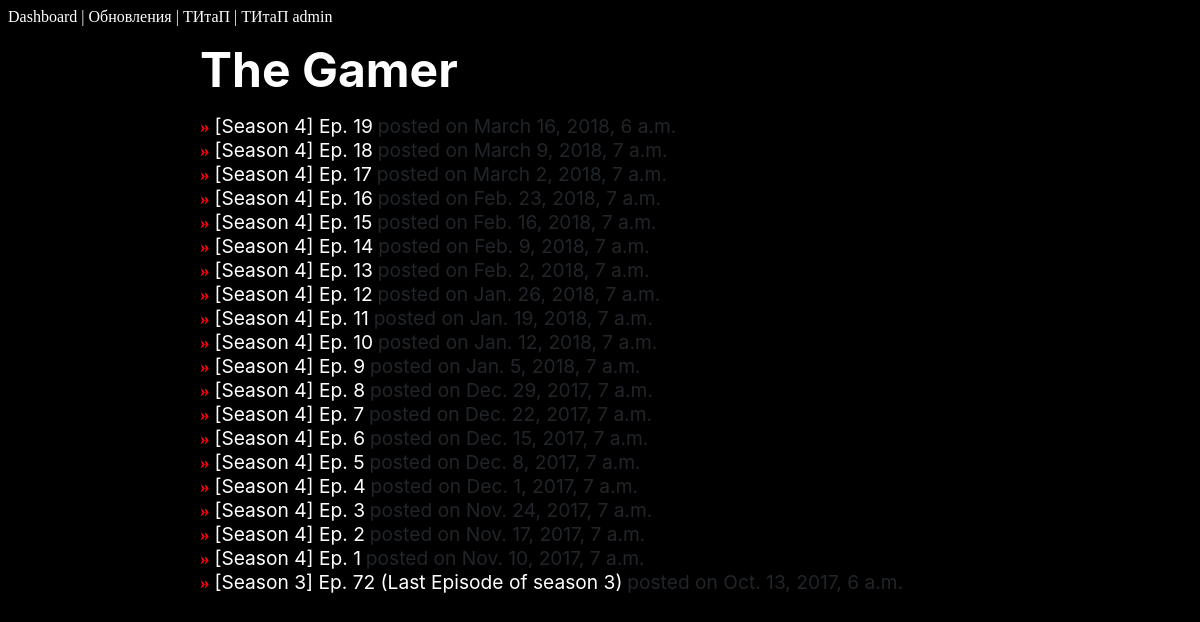
Page /bookUpdates/Gamer on the earlier database version.
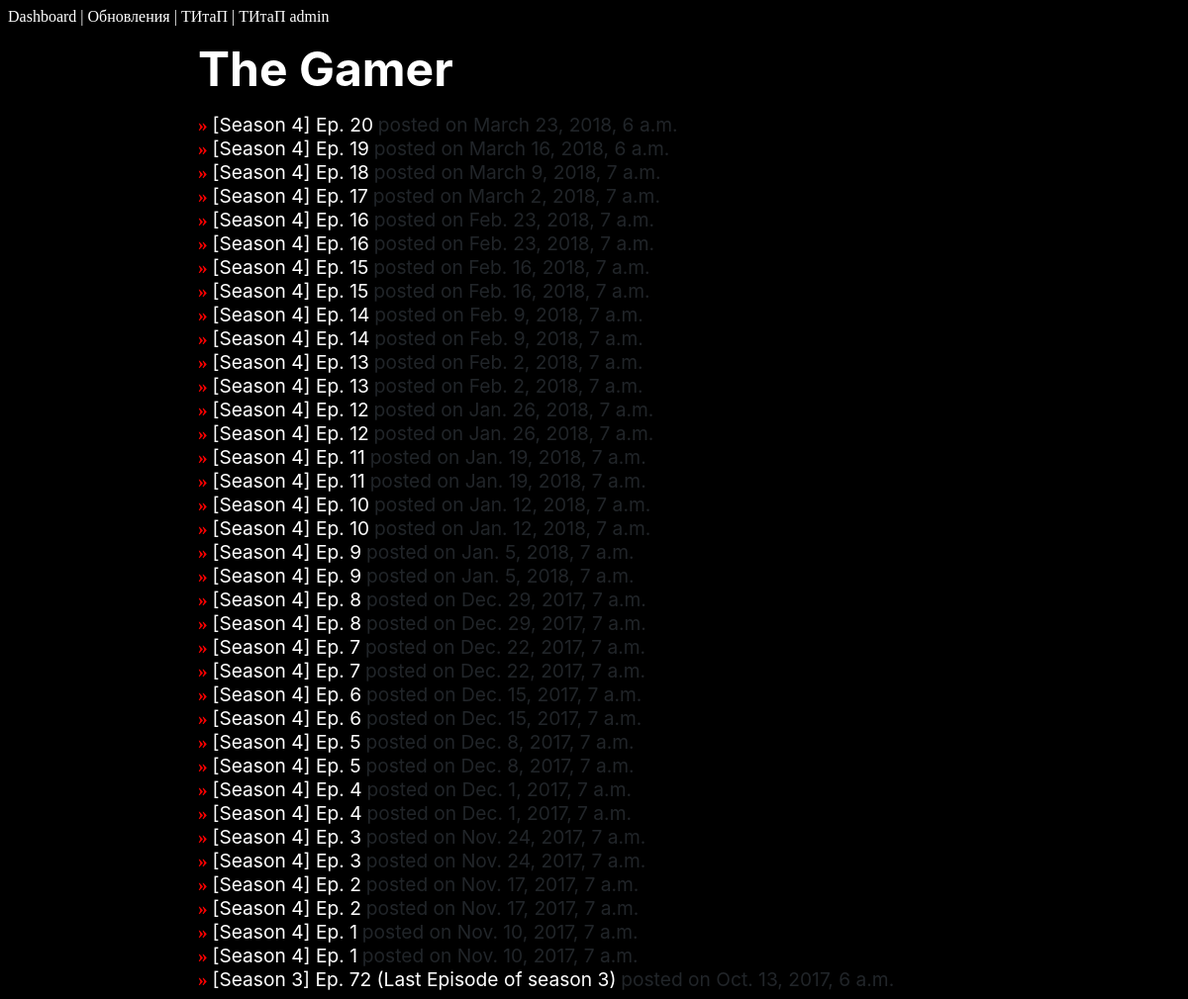
Same page on the later database version.
### bookUpdates/models.py (models this page shows, shortened)
class bookUpdate(models.Model):
    class Meta:
        ordering = ['-datetime']
    name = models.CharField(max_length=140)
    href = models.CharField(max_length=300)
    datetime = models.DateTimeField()
    title = models.CharField(max_length=30)
    books = {
        'Система': {
            'title_full': 'Система Богов и Демонов',
            'href': 'http://xn--80ac9aeh6f.xn--p1ai/mir-boga-i-dyavola/'},
        'Скульптор': {
            'title_full': 'Легендарный Лунный Скульптор',
            'href': 'http://xn--80ac9aeh6f.xn--p1ai/legendary-moonlight-sculptor/'},
        'Gamer': {
            'title_full': 'The Gamer',
            'href': 'feed://www.webtoons.com/en/fantasy/the-gamer/rss?title_no=88'
        },
        'Ляпота': {
            'title_full': "It's a good trip",
            'href': 'https://www.youtube.com/channel/UCeHB0mXXj_kyPCB-yRr8b9w'
        },
        'GCNTech': {
            'title_full': "GCN Tech",
            'href': 'https://www.youtube.com/channel/UC710HJmp-YgNbE5BnFBRoeg'
        },
        'GCN': {
            'title_full': "Global Cycling Network",
            'href': 'https://www.youtube.com/feeds/videos.xml?channel_id=UCuTaETsuCOkJ0H_GAztWt0Q'
        },
        'Keddr': {
            'title_full': 'Keddr.com',
            'href': 'https://www.youtube.com/feeds/videos.xml?channel_id=UCSpU8Y1aoqBSAwh8DBpiM9A',
        },
        'Kurzgesagt': {
            'title_full': 'Kurzgesagt – In a Nutshell',
            'href': 'https://www.youtube.com/channel/UCsXVk37bltHxD1rDPwtNM8Q',
        },
        'LastWeekTonight': {
            'title_full': 'Last Week Tonight',
            'href': 'https://www.youtube.com/channel/UC3XTzVzaHQEd30rQbuvCtTQ',
        },
        'Linus': {
            'title_full': 'Linus Tech Tips',
            'href': 'https://www.youtube.com/channel/UCXuqSBlHAE6Xw-yeJA0Tunw',
        },
        'PRIME': {
            'title_full': 'PRIME ORCHESTRA',
            'href': 'https://www.youtube.com/channel/UCKenLkyJUXe50dVrQmLrGpw',
        },
        'UnboxTherapy': {
            'title_full': 'Unbox Therapy',
            'href': 'https://www.youtube.com/channel/UCsTcErHg8oDvUnTzoqsYeNw',
        },
        'Wylsa': {
            'title_full': 'Wylsacom',
            'href': 'https://www.youtube.com/channel/UCt7sv-NKh44rHAEb-qCCxvA',
        },
        'Jannet': {
            'title_full': 'Jannet Incosplay',
            'href': 'https://www.youtube.com/channel/UCr2dfQlDaZlqpAPv_TKYSdQ'
        },
        'Nigri': {
            'title_full': 'Jessica Nigri',
            'href': 'https://www.youtube.com/channel/UCTg4jls4URruaHauposrhMg'
        },
        'КременюкИ': {
            'title_full': 'Jessica Nigri',
            'href': 'https://www.youtube.com/channel/UCgLQh3fGZmfgbJ8D_sry-kA'
        },
    }

### bookUpdates/views.py (the view)
# urls.py: url(r'^(?P<books>([0-9|а-я|А-Я|a-z|A-Z|+])+)$', views.bookUpdateIndexView.as_view(), name="book"),
class bookUpdateIndexView(ListView):
    model = bookUpdate
    template_name = "bookUpdates/index.html"
    context_object_name = "list"
    def get_queryset(self):
        header = "Обновления"
        multibook = True
        try:
            if self.kwargs['books'] != "":
                header = self.kwargs['books']
                items = header
                items = items.split("+")
                if len(items) == 1:
                    multibook = False
                    header = bookUpdate.books[header]['title_full']
                items = list(bookUpdate.objects.filter(title__in=items))
        except KeyError:
            items = list(bookUpdate.objects.all())
        return {
            'title': header,
            'chapters': items,
            'multibook': multibook,
        }

### templates/bookUpdates/index.html (shortened to what this page needs)
{% extends 'base.html' %}
{% block content %}
    <div id="chapters">
        <h1>{{ list.title }}</h1>
        {% for chapter in list.chapters %}
            <div id="chapters">
                <b class="pointer">» </b>
                <a target="_blank" href="{{ chapter.href }}">
                    {{ chapter.name }}</a>
                <a class="datetime">posted on {{chapter.datetime}}</a>
            </div>
        {% empty %}
            <h1>No chapters</h1>
        {% endfor %}
    </div>
{% endblock %}

Differences in the rows shown:
added bookUpdate: name "[Season 4] Ep. 20", datetime "March 23, 2018, 6 a.m."
added bookUpdate: name "[Season 4] Ep. 16", datetime "Feb. 23, 2018, 7 a.m."
added bookUpdate: name "[Season 4] Ep. 15", datetime "Feb. 16, 2018, 7 a.m."
added bookUpdate: name "[Season 4] Ep. 14", datetime "Feb. 9, 2018, 7 a.m."
added bookUpdate: name "[Season 4] Ep. 13", datetime "Feb. 2, 2018, 7 a.m."
added bookUpdate: name "[Season 4] Ep. 12", datetime "Jan. 26, 2018, 7 a.m."
added bookUpdate: name "[Season 4] Ep. 11", datetime "Jan. 19, 2018, 7 a.m."
added bookUpdate: name "[Season 4] Ep. 10", datetime "Jan. 12, 2018, 7 a.m."
added bookUpdate: name "[Season 4] Ep. 9", datetime "Jan. 5, 2018, 7 a.m."
added bookUpdate: name "[Season 4] Ep. 8", datetime "Dec. 29, 2017, 7 a.m."
added bookUpdate: name "[Season 4] Ep. 7", datetime "Dec. 22, 2017, 7 a.m."
added bookUpdate: name "[Season 4] Ep. 6", datetime "Dec. 15, 2017, 7 a.m."
added bookUpdate: name "[Season 4] Ep. 5", datetime "Dec. 8, 2017, 7 a.m."
added bookUpdate: name "[Season 4] Ep. 4", datetime "Dec. 1, 2017, 7 a.m."
added bookUpdate: name "[Season 4] Ep. 3", datetime "Nov. 24, 2017, 7 a.m."
added bookUpdate: name "[Season 4] Ep. 2", datetime "Nov. 17, 2017, 7 a.m."
added bookUpdate: name "[Season 4] Ep. 1", datetime "Nov. 10, 2017, 7 a.m."
